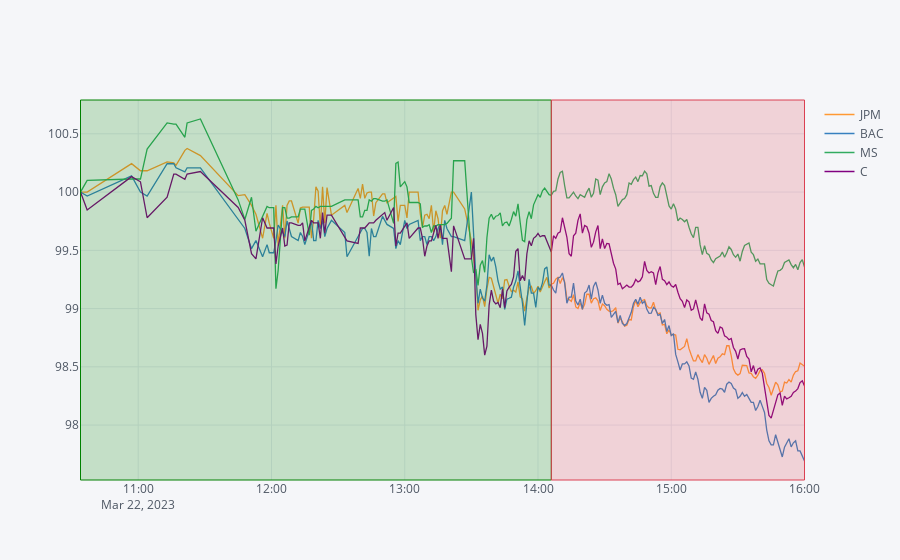

This figure's notebook cell:
### Markdown cell above
Roughly speaking, the **green part is taken for training**, the **red part for testing**.

### Code cell
data.normalize().iplot(vspan=vspan)

### Figure 1 — Plotly figure (JSON) as saved in the notebook; plotly's stock layout.template omitted (floating-point values rounded to 4 significant figures; data arrays with more than 128 entries replaced by an {"elided": "..."} marker saying what was removed)
{"data": [{"line": {"color": "rgba(255, 153, 51, 1.0)", "dash": "solid", "shape": "linear", "width": 1.3}, "mode": "lines", "name": "JPM", "text": "", "type": "scatter", "x": {"elided": "229 str values"}, "y": {"elided": "229 float values"}}, {"line": {"color": "rgba(55, 128, 191, 1.0)", "dash": "solid", "shape": "linear", "width": 1.3}, "mode": "lines", "name": "BAC", "text": "", "type": "scatter", "x": {"elided": "229 str values"}, "y": {"elided": "229 float values"}}, {"line": {"color": "rgba(50, 171, 96, 1.0)", "dash": "solid", "shape": "linear", "width": 1.3}, "mode": "lines", "name": "MS", "text": "", "type": "scatter", "x": {"elided": "229 str values"}, "y": {"elided": "229 float values"}}, {"line": {"color": "rgba(128, 0, 128, 1.0)", "dash": "solid", "shape": "linear", "width": 1.3}, "mode": "lines", "name": "C", "text": "", "type": "scatter", "x": {"elided": "229 str values"}, "y": {"elided": "229 float values"}}], "layout": {"legend": {"bgcolor": "#F5F6F9", "font": {"color": "#4D5663"}}, "paper_bgcolor": "#F5F6F9", "plot_bgcolor": "#F5F6F9", "shapes": [{"fillcolor": "rgba(0, 128, 0, 0.2)", "line": {"color": "#008000", "dash": "solid", "width": 1}, "type": "rect", "x0": "2023-03-22T10:34:00", "x1": "2023-03-22T14:06:00", "xref": "x", "y0": 0, "y1": 1, "yref": "paper"}, {"fillcolor": "rgba(219, 64, 82, 0.2)", "line": {"color": "#db4052", "dash": "solid", "width": 1}, "type": "rect", "x0": "2023-03-22T14:06:00", "x1": "2023-03-22T16:00:00", "xref": "x", "y0": 0, "y1": 1, "yref": "paper"}], "titlefont": {"color": "#4D5663"}, "xaxis": {"gridcolor": "#E1E5ED", "showgrid": true, "tickfont": {"color": "#4D5663"}, "title": "", "titlefont": {"color": "#4D5663"}, "zerolinecolor": "#E1E5ED"}, "yaxis": {"gridcolor": "#E1E5ED", "showgrid": true, "tickfont": {"color": "#4D5663"}, "title": "", "titlefont": {"color": "#4D5663"}, "zerolinecolor": "#E1E5ED"}}}
